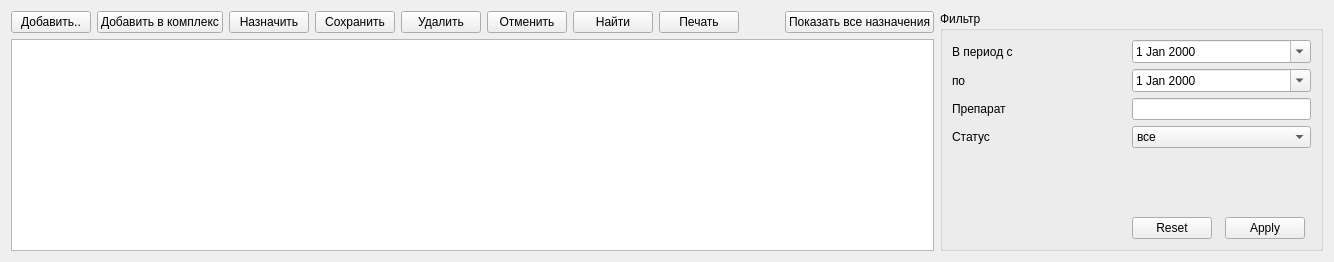
<?xml version="1.0" encoding="UTF-8"?>
<ui version="4.0">
 <class>DestinationsPageWidget</class>
 <widget class="QWidget" name="DestinationsPageWidget">
  <property name="geometry">
   <rect>
    <x>0</x>
    <y>0</y>
    <width>1334</width>
    <height>262</height>
   </rect>
  </property>
  <property name="windowTitle">
   <string>Form</string>
  </property>
  <layout class="QGridLayout" name="gridLayout">
   <item row="0" column="0">
    <widget class="QScrollArea" name="scrollArea">
     <property name="frameShape">
      <enum>QFrame::NoFrame</enum>
     </property>
     <property name="widgetResizable">
      <bool>true</bool>
     </property>
     <widget class="QWidget" name="scrollAreaWidgetContents">
      <property name="geometry">
       <rect>
        <x>0</x>
        <y>0</y>
        <width>1322</width>
        <height>250</height>
       </rect>
      </property>
      <layout class="QGridLayout" name="gridLayout_2">
       <property name="margin">
        <number>0</number>
       </property>
       <item row="0" column="0">
        <layout class="QHBoxLayout" name="horizontalLayout_13">
         <item>
          <widget class="QPushButton" name="btnDestAdd">
           <property name="text">
            <string>Добавить..</string>
           </property>
          </widget>
         </item>
         <item>
          <widget class="QPushButton" name="btnDestAddToComplex">
           <property name="text">
            <string>Добавить в комплекс</string>
           </property>
          </widget>
         </item>
         <item>
          <widget class="QPushButton" name="btnDestSet">
           <property name="text">
            <string>Назначить</string>
           </property>
          </widget>
         </item>
         <item>
          <widget class="QPushButton" name="btnDestSave">
           <property name="text">
            <string>Сохранить</string>
           </property>
          </widget>
         </item>
         <item>
          <widget class="QPushButton" name="btnDestDelete">
           <property name="text">
            <string>Удалить</string>
           </property>
          </widget>
         </item>
         <item>
          <widget class="QPushButton" name="btnDestCancel">
           <property name="text">
            <string>Отменить</string>
           </property>
          </widget>
         </item>
         <item>
          <widget class="QPushButton" name="btnDestFind">
           <property name="text">
            <string>Найти</string>
           </property>
          </widget>
         </item>
         <item>
          <widget class="CPrintButton" name="btnDestPrint">
           <property name="text">
            <string>Печать</string>
           </property>
          </widget>
         </item>
         <item>
          <spacer name="horizontalSpacer_17">
           <property name="orientation">
            <enum>Qt::Horizontal</enum>
           </property>
           <property name="sizeHint" stdset="0">
            <size>
             <width>40</width>
             <height>20</height>
            </size>
           </property>
          </spacer>
         </item>
         <item>
          <widget class="QPushButton" name="btnDestAll">
           <property name="text">
            <string>Показать все назначения</string>
           </property>
          </widget>
         </item>
        </layout>
       </item>
       <item row="1" column="0">
        <widget class="CDestinationsTableView" name="tblDestinations">
         <property name="minimumSize">
          <size>
           <width>0</width>
           <height>200</height>
          </size>
         </property>
         <property name="editTriggers">
          <set>QAbstractItemView::DoubleClicked|QAbstractItemView::EditKeyPressed</set>
         </property>
         <property name="selectionBehavior">
          <enum>QAbstractItemView::SelectRows</enum>
         </property>
        </widget>
       </item>
       <item row="0" column="1" rowspan="2">
        <widget class="QGroupBox" name="grpDestFilter">
         <property name="sizePolicy">
          <sizepolicy hsizetype="Minimum" vsizetype="Preferred">
           <horstretch>0</horstretch>
           <verstretch>0</verstretch>
          </sizepolicy>
         </property>
         <property name="maximumSize">
          <size>
           <width>400</width>
           <height>16777215</height>
          </size>
         </property>
         <property name="title">
          <string>Фильтр</string>
         </property>
         <layout class="QGridLayout" name="gridLayout_28">
          <item row="9" column="2">
           <widget class="CApplyResetDialogButtonBox" name="bbxDestFilter">
            <property name="sizePolicy">
             <sizepolicy hsizetype="Preferred" vsizetype="Fixed">
              <horstretch>0</horstretch>
              <verstretch>0</verstretch>
             </sizepolicy>
            </property>
            <property name="standardButtons">
             <set>QDialogButtonBox::Apply|QDialogButtonBox::Reset</set>
            </property>
           </widget>
          </item>
          <item row="1" column="0">
           <widget class="QLabel" name="label_7">
            <property name="text">
             <string>по</string>
            </property>
           </widget>
          </item>
          <item row="0" column="0">
           <widget class="QLabel" name="label_5">
            <property name="text">
             <string>В период с</string>
            </property>
           </widget>
          </item>
          <item row="8" column="2">
           <spacer name="verticalSpacer_7">
            <property name="orientation">
             <enum>Qt::Vertical</enum>
            </property>
            <property name="sizeHint" stdset="0">
             <size>
              <width>20</width>
              <height>316</height>
             </size>
            </property>
           </spacer>
          </item>
          <item row="9" column="0">
           <spacer name="horizontalSpacer_19">
            <property name="orientation">
             <enum>Qt::Horizontal</enum>
            </property>
            <property name="sizeHint" stdset="0">
             <size>
              <width>40</width>
              <height>20</height>
             </size>
            </property>
           </spacer>
          </item>
          <item row="6" column="0">
           <widget class="QLabel" name="lblDestFilterStatus">
            <property name="text">
             <string>Статус</string>
            </property>
           </widget>
          </item>
          <item row="5" column="0">
           <widget class="QLabel" name="lblDestFilterDrug">
            <property name="text">
             <string>Препарат</string>
            </property>
           </widget>
          </item>
          <item row="6" column="2" colspan="2">
           <widget class="QComboBox" name="cmbDestFilterStatus">
            <property name="minimumSize">
             <size>
              <width>170</width>
              <height>0</height>
             </size>
            </property>
            <item>
             <property name="text">
              <string>все</string>
             </property>
            </item>
            <item>
             <property name="text">
              <string>новый</string>
             </property>
            </item>
            <item>
             <property name="text">
              <string>создан</string>
             </property>
            </item>
            <item>
             <property name="text">
              <string>назначен</string>
             </property>
            </item>
            <item>
             <property name="text">
              <string>отменён</string>
             </property>
            </item>
            <item>
             <property name="text">
              <string>выполнен</string>
             </property>
            </item>
           </widget>
          </item>
          <item row="5" column="2" colspan="2">
           <widget class="QLineEdit" name="edtDestFilterDrug">
            <property name="minimumSize">
             <size>
              <width>170</width>
              <height>0</height>
             </size>
            </property>
           </widget>
          </item>
          <item row="1" column="2" colspan="2">
           <widget class="QDateEdit" name="edtDestFilterEndDate">
            <property name="minimumSize">
             <size>
              <width>170</width>
              <height>0</height>
             </size>
            </property>
            <property name="calendarPopup">
             <bool>true</bool>
            </property>
           </widget>
          </item>
          <item row="0" column="2" colspan="2">
           <widget class="QDateEdit" name="edtDestFilterBegDate">
            <property name="minimumSize">
             <size>
              <width>170</width>
              <height>0</height>
             </size>
            </property>
            <property name="calendarPopup">
             <bool>true</bool>
            </property>
           </widget>
          </item>
         </layout>
        </widget>
       </item>
      </layout>
     </widget>
    </widget>
   </item>
  </layout>
 </widget>
 <customwidgets>
  <customwidget>
   <class>CPrintButton</class>
   <extends>QPushButton</extends>
   <header>library/PrintTemplates.h</header>
  </customwidget>
  <customwidget>
   <class>CApplyResetDialogButtonBox</class>
   <extends>QDialogButtonBox</extends>
   <header>library/DialogButtonBox.h</header>
  </customwidget>
  <customwidget>
   <class>CDestinationsTableView</class>
   <extends>QTableView</extends>
   <header>Events/DestinationsTable.h</header>
  </customwidget>
 </customwidgets>
 <resources/>
 <connections/>
</ui>
